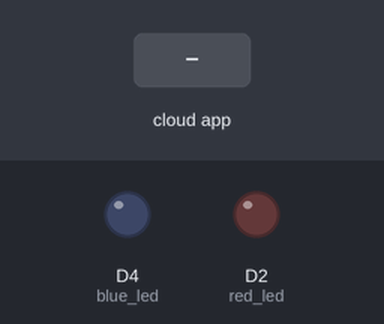
Simulated run of this sketch. Board: ESP8266 (NodeMCU). On the bench: output pins drawn as LEDs (lit = HIGH). The test bench sets the inputs (shaded band). WiFi joins after 1.5 s; servers stay silent unless stated; the Firebase database answers and starts empty; what the sketch prints to the serial monitor is not drawn.

Above: at 4.0 s.
4.1 s: the phone or cloud app sets RED_LED_STATUS to ON
At 7.7 s:
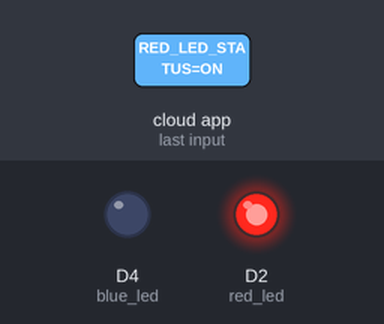
8.7 s: the phone or cloud app sets BLUE_LED_STATUS to ON
At 10.0 s:
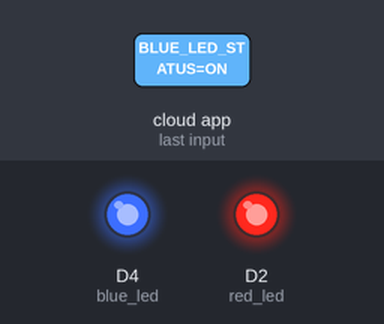
11.3 s: the phone or cloud app sets RED_LED_STATUS to OFF
At 12.2 s:
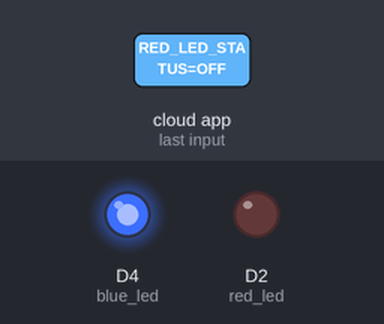
13.9 s: the phone or cloud app sets BLUE_LED_STATUS to OFF
At 19.0 s:
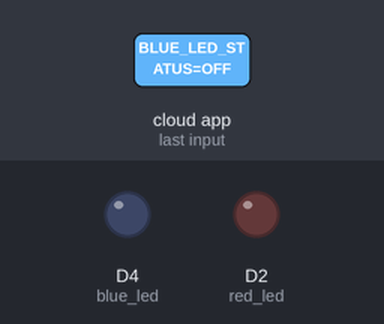
Timing chart, 0 to 20.5 s (numbered marks = the images above; inputs shaded):
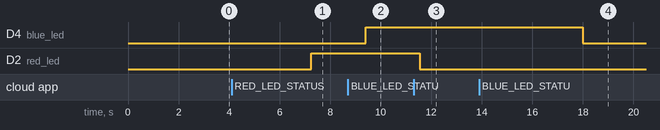

Measured:
- after the input at 4.1 s, D2 (red_led): LOW → HIGH after 3.2 s
- after the input at 8.7 s, D4 (blue_led): LOW → HIGH after 0.70 s
- after the input at 11.3 s, D2 (red_led): HIGH → LOW after 0.25 s
- after the input at 13.9 s, D4 (blue_led): HIGH → LOW after 4.1 s

The sketch:

DIT09.ino
```cpp
// DB key : a7wZoun661zssTXpWVDWlyjguqJNH1UWytH40Rnd
// Project name : led-on-off-2020-c1453

#include <ESP8266WiFi.h>
#include <FirebaseArduino.h>
#define FIREBASE_HOST "fir-led-control-cefd3.firebaseio.com"
#define FIREBASE_AUTH "PmTq6zaWK7LeUplAAy2W9yJtbs3bUSffLMzktIEM"
#define WIFI_SSID "sub_OdinBOX"
#define WIFI_PASSWORD "@odin1544"

String red_fireStatus = "";
String blue_fireStatus = "";

int red_led = D2;
int blue_led = D4;

void setup()
{
  Serial.begin(9600);
  delay(1000);
  pinMode(red_led, OUTPUT);
  pinMode(blue_led, OUTPUT);

  WiFi.begin(WIFI_SSID, WIFI_PASSWORD);
  Serial.print("Connecting to ");
  Serial.print(WIFI_SSID);
  while (WiFi.status() != WL_CONNECTED)
  {
    Serial.print(".");
    delay(500);
  }
  Serial.println();
  Serial.print("Connected to ");
  Serial.println(WIFI_SSID);
  Firebase.begin(FIREBASE_HOST, FIREBASE_AUTH); // connect to firebase
  Firebase.setString("RED_LED_STATUS", "OFF"); //send initial string of led status
  Firebase.setString("BLUE_LED_STATUS", "OFF");
}

void loop()
{
  red_fireStatus = Firebase.getString("RED_LED_STATUS");     // get ld status input from firebase
  if (red_fireStatus == "ON")   { // compare the input of led status received from firebase
    Serial.println("RED LED Turned ON");
    digitalWrite(red_led, HIGH);          // make external led ON
  }
  else if (red_fireStatus == "OFF") {    // compare the input of led status received from firebase
    Serial.println("RED LED Turned OFF");
    digitalWrite(red_led, LOW);      // make external led OFF
  } else {
    Serial.println("Command Error! Please send ON/OFF");
  }

  delay(2000);

  blue_fireStatus = Firebase.getString("BLUE_LED_STATUS");     // get ld status input from firebase
  if (blue_fireStatus == "ON")   { // compare the input of led status received from firebase
    Serial.println("BLUE LED Turned ON");
    digitalWrite(blue_led, HIGH);          // make external led ON
  }
  else if (blue_fireStatus == "OFF") {    // compare the input of led status received from firebase
    Serial.println("BlUE LED Turned OFF");
    digitalWrite(blue_led, LOW);      // make external led OFF
  } else {
    Serial.println("Command Error! Please send ON/OFF");
  }

  delay(2000);
}
```
